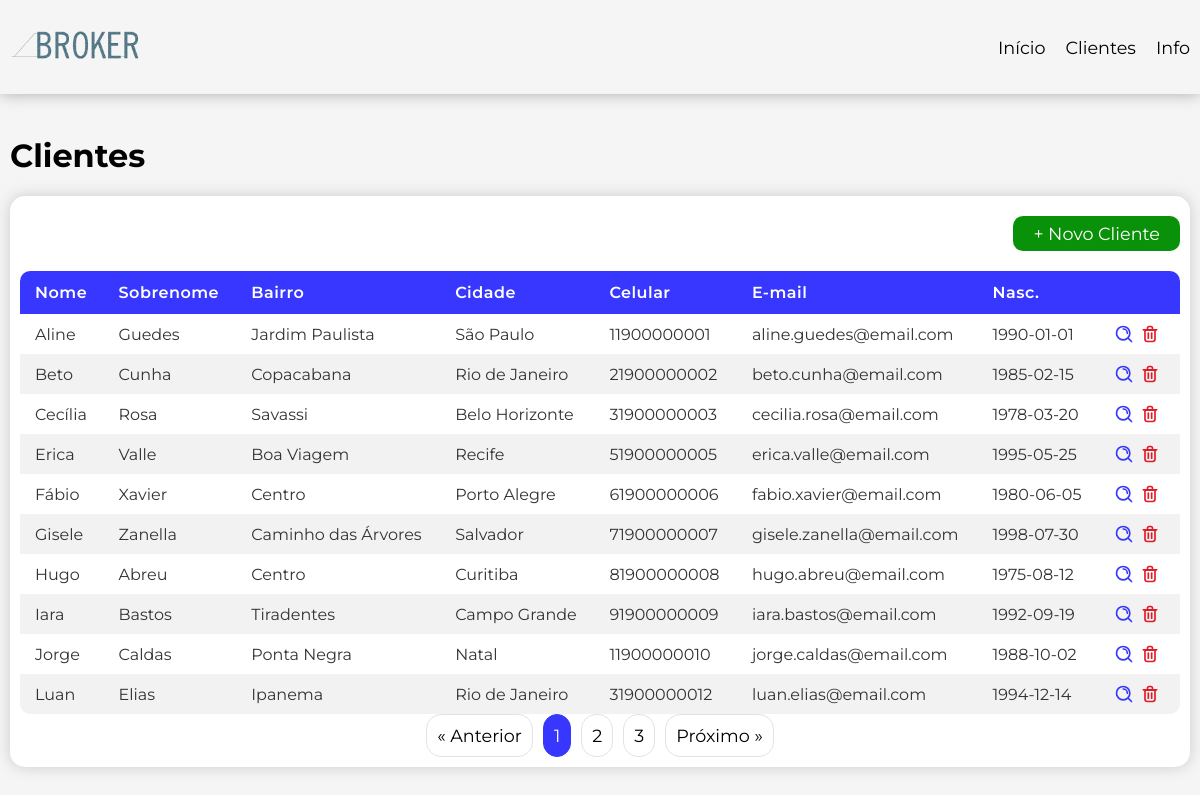
Before: /clientes with the older database file.
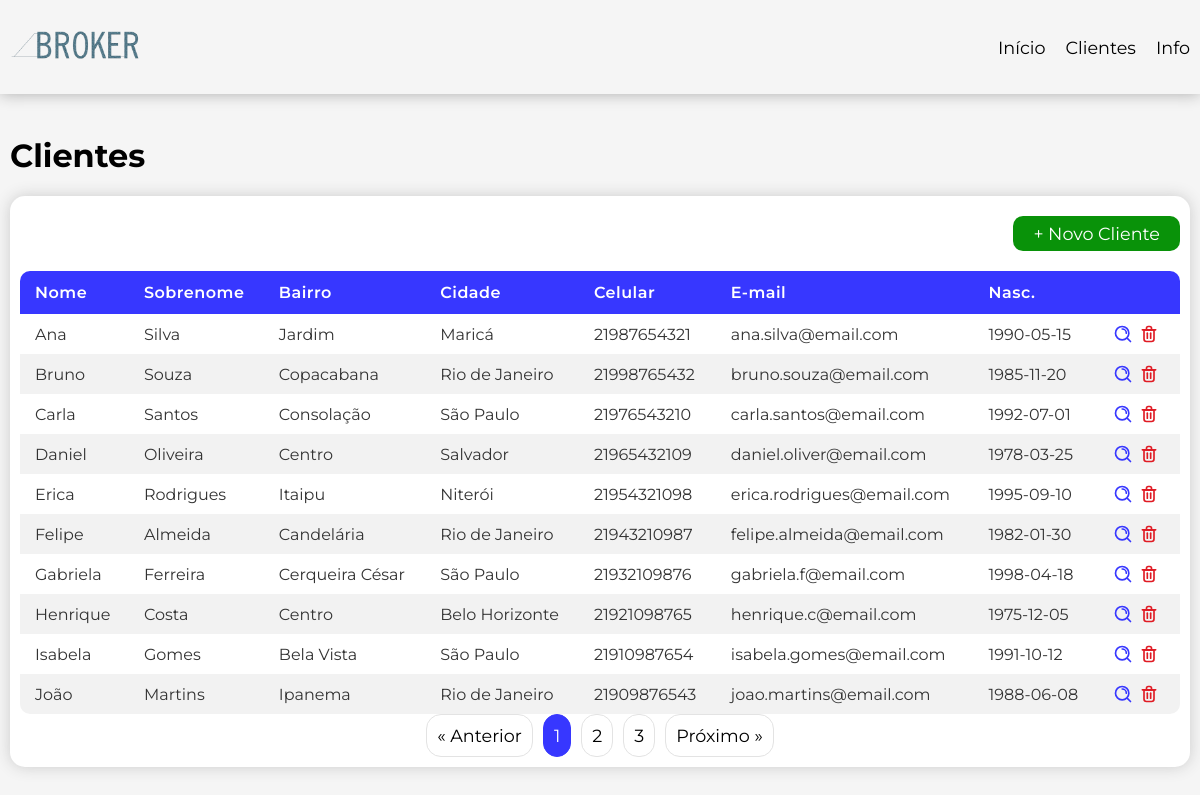
After: the same page with the newer database file.
### tables this page shows
CREATE TABLE IF NOT EXISTS addresses (
    id INT AUTO_INCREMENT NOT NULL,
    id_customer INT NOT NULL,
    street VARCHAR(100) NOT NULL,
    number INT NOT NULL,
    complement VARCHAR(10),
    neighborhood VARCHAR(100) NOT NULL,
    city VARCHAR(100) NOT NULL,
    state CHAR(2) NOT NULL,
    cep VARCHAR(8) NOT NULL,
    active BOOLEAN NOT NULL DEFAULT TRUE,
    created_at TIMESTAMP NOT NULL,
    modified_at TIMESTAMP NULL,
    deleted_at TIMESTAMP NULL,
    PRIMARY KEY(id),
    
    FOREIGN KEY(id_customer) 
    REFERENCES customers(id)
    ON DELETE CASCADE
);

CREATE TABLE IF NOT EXISTS customers (
    id INT AUTO_INCREMENT NOT NULL,
    first_name VARCHAR(40) NOT NULL,
    last_name VARCHAR(40) NOT NULL,
    cpf VARCHAR(11) UNIQUE,
    birth_date DATE,
    cellphone VARCHAR(15),
    email varchar(254),
    active BOOLEAN NOT NULL DEFAULT TRUE,
    created_at TIMESTAMP NOT NULL,
    modified_at TIMESTAMP NULL,
    deleted_at TIMESTAMP NULL,
    PRIMARY KEY(id)
);

### App/Controller/CustomerController.php (called while the page is built, shortened)
<?php
final class CustomerController {
    private readonly CustomerUsecase $usecase;
    public function __construct(CustomerUsecase $usecase) {
        $this->usecase = $usecase;
    }
    final public function all(): void {
        $limit = 10;
        $currentPage = filter_input(INPUT_GET, 'page', FILTER_VALIDATE_INT) ?? 1;
        $offset = ($currentPage - 1) * $limit;
        $customers = $this->usecase->getAll($limit, $offset);
        $totalPages = ceil($customers['total_records'] / $limit);
        require_once VIEW . 'pages/customers.php';
    }
}

### App/Usecase/CustomerUsecase.php (called while the page is built, shortened)
<?php
final class CustomerUsecase {
    private readonly CustomerRepository $customerRepo;
    public function __construct(CustomerRepository $customerRepo, AddressRepository $addressRepo) {
        $this->customerRepo = $customerRepo;
    }
    public function getAll(int $limit, int $offset):?array {
        $result = $this->customerRepo->fetchAll($limit, $offset);
        if (!empty($result)) {
            return $result;
        }
        return null;
    }
}

### App/Repository/CustomerRepository.php (called while the page is built, shortened)
<?php
class CustomerRepository {
    private readonly mysqli $db;
    public function __construct(mysqli $db) {
        $this->db = $db;
    }
    public function fetchAll(int $limit, int $offset): ?array {
        $totalRecords = $this->countAll();
        $query = "SELECT c.id, c.first_name, c.last_name, c.cpf, c.birth_date, c.cellphone, c.email, a.neighborhood, a.city
                FROM customers c
                LEFT JOIN addresses a ON c.id = a.id_customer
                WHERE c.active = true
                LIMIT ? OFFSET ?";
        $stmt = $this->db->prepare($query);
        $success = $stmt->bind_param("ii", $limit, $offset);
        $stmt->execute();
        $result = $stmt->get_result()->fetch_all(MYSQLI_ASSOC);
        if (!empty($result)) {
            $customers = [];
            foreach ($result as $row) {
                $address = new AddressDtoResponse(null, null,null,null,$row['neighborhood'],$row['city']);
                $customer = new CustomerDtoResponse($row['id'], $row['first_name'], $row['last_name'], $row['cpf'], $row['birth_date'],
                        $row['email'], $row['cellphone'], $address);
                $customers[] = $customer;
            }
            return [
                'customers' => $customers,
                'total_records' => $totalRecords
            ];
        }
        return null;
    }
    public function countAll(): int {
        $query = "SELECT COUNT(id)
                    FROM customers
                    WHERE active = true;";
        $result = $this->db->query($query)->fetch_row();
        return (int) $result[0];
    }
}

### App/Dto/Response/CustomerDtoResponse.php (called while the page is built, shortened)
<?php
    final class CustomerDtoResponse {
        private ?int $id;
        private ?string $firstName;
        private ?string $lastName;
        private ?string $birthDate;
        private ?string $email;
        private ?string $cellphone;
        private ?AddressDtoResponse $address;
        public function getId(): ?int {
            return $this->id;
        }
        public function getFirstName(): ?string {
            return $this->firstName;
        }
        public function getLastName(): ?string {
            return $this->lastName;
        }
        public function getBirthDate(): ?string {
            return $this->birthDate;
        }
        public function getEmail(): ?string {
            return $this->email;
        }
        public function getCellphone(): ?string {
            return $this->cellphone;
        }
        public function getAddress(): ?AddressDtoResponse {
            return $this->address;
        }
        private function setId(?int $id): void {
            $this->id = $id;
        }
        public function setFirstName(?string $firstName): void {
            $this->firstName = $firstName;
        }
        public function setLastName(?string $lastName): void {
            $this->lastName = $lastName;
        }
        public function setBirthDate(?string $birthDate): void {
            $this->birthDate = $birthDate;
        }
        public function setEmail(?string $email): void {
            if (!empty($email)) {
                if (filter_var($email, FILTER_VALIDATE_EMAIL)) {
                    $this->email = $email;
                    return;
                }
                throw new Exception("Email is not valid", 400);
            } else {
                $this->email = $email;
            }
        }
        public function setCellphone(?string $cellphone): void {
            $this->cellphone = $cellphone;
        }
        public function setAddress(?AddressDtoResponse $address): void {
            $this->address = $address;
        }
    }

### App/Dto/Response/AddressDtoResponse.php (called while the page is built, shortened)
<?php
final class AddressDtoResponse {
    private ?string $neighborhood;
    private ?string $city;
    public function getNeighborhood(): ?string {
        return $this->neighborhood;
    }
    public function getCity(): ?string {
        return $this->city;
    }
    public function setNeighborhood(?string $neighborhood): void {
        $this->neighborhood = $neighborhood;
    }
    public function setCity(?string $city): void {
        $this->city = $city;
    }
}

### App/view/components/table.php (the view, shortened to what the changed rows need)
<div class="container">
    <h1>Clientes</h1>
    <div class="table-group bg-white">
        <div class="table-container">
            <table>
                <thead>
                    <tr>
                        <th>Nome</th>
                        <th>Sobrenome</th>
                        <th>Bairro</th>
                        <th>Cidade</th>
                        <th>Celular</th>
                        <th>E-mail</th>
                        <th>Nasc.</th>
                        <th></th>
                    </tr>
                </thead>
                <tbody>
                    <?php if (empty($customers)): ?>
                        <tr>
                            <td colspan="8">Ainda não há clientes cadastrados</td>
                        </tr>
                    <?php else: ?>
                        <?php foreach ($customers['customers'] as $customer): ?>
                            <tr>
                                <td><?= $customer->getFirstName() ?></td>
                                <td><?= $customer->getLastName() ?></td>
                                <td><?= $customer->getAddress()->getNeighborhood() ?></td>
                                <td><?= $customer->getAddress()->getCity() ?></td>
                                <td><?= $customer->getCellphone() ?></td>
                                <td><?= $customer->getEmail() ?></td>
                                <td><?= $customer->getBirthDate() ?></td>
                                <td  class="table-actions" colspan="2">
                                    <a class="action-icon" href="<?= 'clientes/cadastrar?id=' . $customer->getId() ?>">
                                    </a>
                                    <a class="action-icon" href="<?= 'clientes/excluir?id=' . $customer->getId() ?>">
                                    </a>
                                </td>
                            </tr>
                        <?php endforeach; ?>
                    <?php endif ?>
                </tbody>
            </table>
        </div>
        <?php if ($totalPages > 1): ?>
            <div id="pagination">
                <a href="?page=<?= max(1, $currentPage - 1) ?>"
                class="btn-page <?= ($currentPage <= 1) ? 'disabled' : '' ?>">
                &laquo; Anterior
                </a>
                <?php for ($i = max(1, $currentPage - 2); $i <= min($totalPages, $currentPage + 2); $i++): ?>
                    <a href="?page=<?= $i ?>"
                    class="btn-page <?= ($i == $currentPage) ? 'active' : '' ?>">
                    <?= $i ?>
                    </a>
                <?php endfor; ?>
                <a href="?page=<?= min($totalPages, $currentPage + 1) ?>"
                class="btn-page <?= ($currentPage >= $totalPages) ? 'disabled' : '' ?>">
                Próximo &raquo;
                </a>
            </div>
        <?php endif; ?>
    </div>
</div>

Changed rows visible on the page:
no longer on this page (row edited): addresses: id_customer.first_name "Luan", id_customer.last_name "Elias", neighborhood "Ipanema", city "Rio de Janeiro", id_customer.cellphone "31900000012", id_customer.email "luan.elias@email.com", id_customer.birth_date "1994-12-14"
changed addresses: id_customer.first_name "Aline" → "Ana"; id_customer.last_name "Guedes" → "Silva"; neighborhood "Jardim Paulista" → "Jardim"; city "São Paulo" → "Maricá"; id_customer.cellphone "11900000001" → "21987654321"; id_customer.email "aline.guedes@email.com" → "ana.silva@email.com"; id_customer.birth_date "1990-01-01" → "1990-05-15"
changed addresses "Copacabana": id_customer.first_name "Beto" → "Bruno"; id_customer.last_name "Cunha" → "Souza"; id_customer.cellphone "21900000002" → "21998765432"; id_customer.email "beto.cunha@email.com" → "bruno.souza@email.com"; id_customer.birth_date "1985-02-15" → "1985-11-20"
changed addresses: id_customer.first_name "Cecília" → "Carla"; id_customer.last_name "Rosa" → "Santos"; neighborhood "Savassi" → "Consolação"; city "Belo Horizonte" → "São Paulo"; id_customer.cellphone "31900000003" → "21976543210"; id_customer.email "cecilia.rosa@email.com" → "carla.santos@email.com"; id_customer.birth_date "1978-03-20" → "1992-07-01"
now on this page (row edited): addresses: id_customer.first_name "Daniel", id_customer.last_name "Oliveira", neighborhood "Centro", city "Salvador", id_customer.cellphone "21965432109", id_customer.email "daniel.oliver@email.com", id_customer.birth_date "1978-03-25"
changed addresses "Erica": id_customer.last_name "Valle" → "Rodrigues"; neighborhood "Boa Viagem" → "Itaipu"; city "Recife" → "Niterói"; id_customer.cellphone "51900000005" → "21954321098"; id_customer.email "erica.valle@email.com" → "erica.rodrigues@email.com"; id_customer.birth_date "1995-05-25" → "1995-09-10"
changed addresses: id_customer.first_name "Fábio" → "Felipe"; id_customer.last_name "Xavier" → "Almeida"; neighborhood "Centro" → "Candelária"; city "Porto Alegre" → "Rio de Janeiro"; id_customer.cellphone "61900000006" → "21943210987"; id_customer.email "fabio.xavier@email.com" → "felipe.almeida@email.com"; id_customer.birth_date "1980-06-05" → "1982-01-30"
changed addresses: id_customer.first_name "Gisele" → "Gabriela"; id_customer.last_name "Zanella" → "Ferreira"; neighborhood "Caminho das Árvores" → "Cerqueira César"; city "Salvador" → "São Paulo"; id_customer.cellphone "71900000007" → "21932109876"; id_customer.email "gisele.zanella@email.com" → "gabriela.f@email.com"; id_customer.birth_date "1998-07-30" → "1998-04-18"
changed addresses: id_customer.first_name "Hugo" → "Henrique"; id_customer.last_name "Abreu" → "Costa"; city "Curitiba" → "Belo Horizonte"; id_customer.cellphone "81900000008" → "21921098765"; id_customer.email "hugo.abreu@email.com" → "henrique.c@email.com"; id_customer.birth_date "1975-08-12" → "1975-12-05"
changed addresses: id_customer.first_name "Iara" → "Isabela"; id_customer.last_name "Bastos" → "Gomes"; neighborhood "Tiradentes" → "Bela Vista"; city "Campo Grande" → "São Paulo"; id_customer.cellphone "91900000009" → "21910987654"; id_customer.email "iara.bastos@email.com" → "isabela.gomes@email.com"; id_customer.birth_date "1992-09-19" → "1991-10-12"
changed addresses: id_customer.first_name "Jorge" → "João"; id_customer.last_name "Caldas" → "Martins"; neighborhood "Ponta Negra" → "Ipanema"; city "Natal" → "Rio de Janeiro"; id_customer.cellphone "11900000010" → "21909876543"; id_customer.email "jorge.caldas@email.com" → "joao.martins@email.com"; id_customer.birth_date "1988-10-02" → "1988-06-08"
